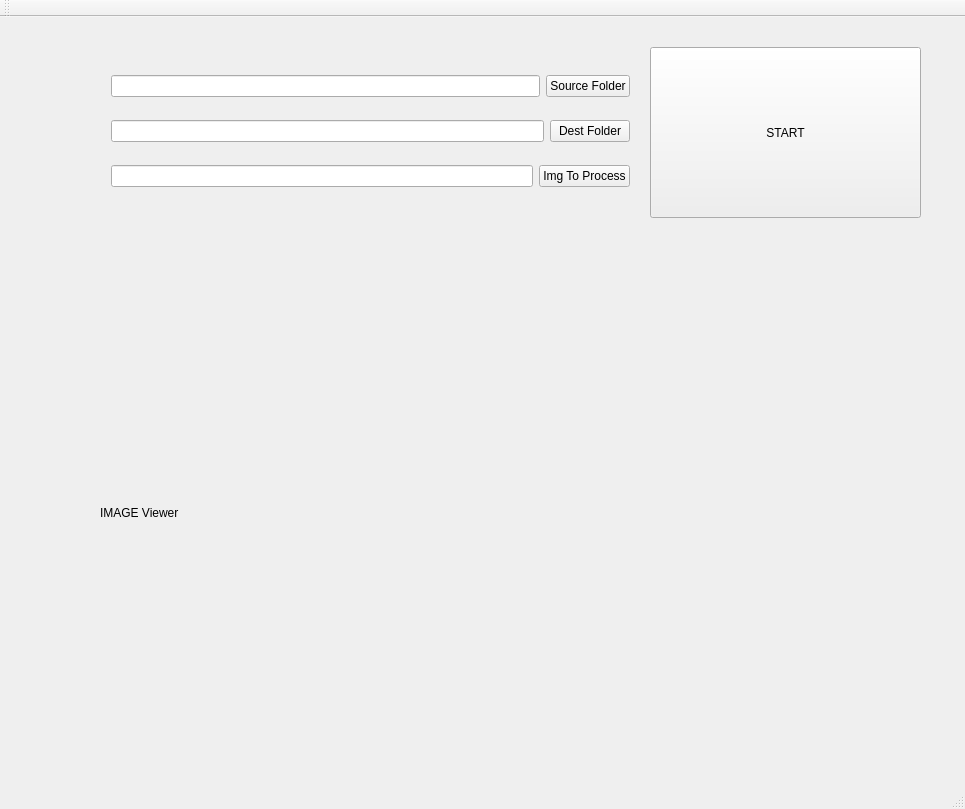
<?xml version="1.0" encoding="UTF-8"?>
<ui version="4.0">
 <class>MainWindow</class>
 <widget class="QMainWindow" name="MainWindow">
  <property name="geometry">
   <rect>
    <x>0</x>
    <y>0</y>
    <width>965</width>
    <height>809</height>
   </rect>
  </property>
  <property name="windowTitle">
   <string>MainWindow</string>
  </property>
  <widget class="QWidget" name="centralWidget">
   <widget class="QPushButton" name="startPushButton">
    <property name="geometry">
     <rect>
      <x>650</x>
      <y>30</y>
      <width>271</width>
      <height>171</height>
     </rect>
    </property>
    <property name="text">
     <string>START</string>
    </property>
   </widget>
   <widget class="QLabel" name="imgViewer">
    <property name="geometry">
     <rect>
      <x>100</x>
      <y>240</y>
      <width>821</width>
      <height>511</height>
     </rect>
    </property>
    <property name="text">
     <string>IMAGE Viewer</string>
    </property>
   </widget>
   <widget class="QWidget" name="verticalLayoutWidget">
    <property name="geometry">
     <rect>
      <x>100</x>
      <y>30</y>
      <width>541</width>
      <height>171</height>
     </rect>
    </property>
    <layout class="QVBoxLayout" name="verticalLayout">
     <item>
      <layout class="QHBoxLayout" name="horizontalLayout">
       <item>
        <widget class="QLineEdit" name="srcFolderLineEdit"/>
       </item>
       <item>
        <widget class="QPushButton" name="browseSRCPushButton">
         <property name="text">
          <string>Source Folder</string>
         </property>
        </widget>
       </item>
      </layout>
     </item>
     <item>
      <layout class="QHBoxLayout" name="horizontalLayout_2">
       <item>
        <widget class="QLineEdit" name="dstFolderLineEdit"/>
       </item>
       <item>
        <widget class="QPushButton" name="browseDSTPushButton">
         <property name="text">
          <string>Dest Folder</string>
         </property>
        </widget>
       </item>
      </layout>
     </item>
     <item>
      <layout class="QHBoxLayout" name="horizontalLayout_3">
       <item>
        <widget class="QLineEdit" name="singleImgLineEdit"/>
       </item>
       <item>
        <widget class="QPushButton" name="browseSingleImgPushButton">
         <property name="text">
          <string>Img To Process</string>
         </property>
        </widget>
       </item>
      </layout>
     </item>
    </layout>
   </widget>
  </widget>
  <widget class="QMenuBar" name="menuBar">
   <property name="geometry">
    <rect>
     <x>0</x>
     <y>0</y>
     <width>965</width>
     <height>21</height>
    </rect>
   </property>
  </widget>
  <widget class="QToolBar" name="mainToolBar">
   <attribute name="toolBarArea">
    <enum>TopToolBarArea</enum>
   </attribute>
   <attribute name="toolBarBreak">
    <bool>false</bool>
   </attribute>
  </widget>
  <widget class="QStatusBar" name="statusBar"/>
 </widget>
 <layoutdefault spacing="6" margin="11"/>
 <resources/>
 <connections/>
</ui>
